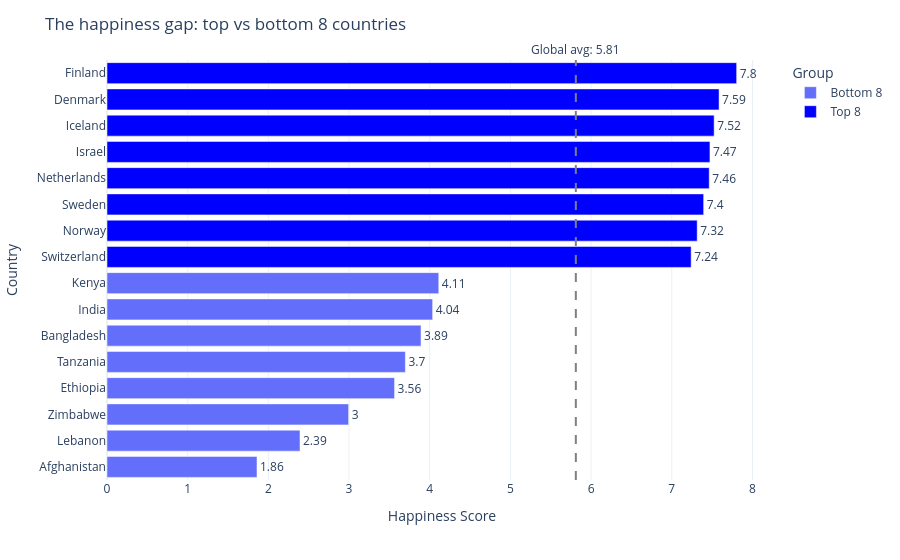

Notebook code for this chart:
### Code cell
import plotly.express as px
import pandas as pd

top8 = df.nlargest(8, 'Happiness_Score')[['Country', 'Happiness_Score']].copy()
top8['Group'] = 'Top 8'

bottom8 = df.nsmallest(8, 'Happiness_Score')[['Country', 'Happiness_Score']].copy()
bottom8['Group'] = 'Bottom 8'

combined = pd.concat([bottom8, top8])  # bottom first so top renders at top
global_avg = df['Happiness_Score'].mean()

fig = px.bar(
    combined,
    x='Happiness_Score',
    y='Country',
    orientation='h',
    color='Group',
    text=combined['Happiness_Score'].round(2),
    color_discrete_map={
        'Top 8': 'blue',
        'Bottom 8': 'light green'
    }
)

fig.add_vline(
    x=global_avg,
    line_dash="dash",
    line_color="gray",
    annotation_text=f"Global avg: {global_avg:.2f}",
    annotation_position="top"
)

fig.update_layout(
    title="The happiness gap: top vs bottom 8 countries",
    xaxis_title="Happiness Score",
    yaxis_title="Country",
    xaxis=dict(range=[0, combined['Happiness_Score'].max() + 0.5]),
    template="plotly_white"
)

fig.update_yaxes(categoryorder='total ascending')
fig.update_traces(textposition='outside', cliponaxis=False)

### Figure 1 — Plotly figure (JSON) as saved in the notebook; plotly's stock layout.template omitted (floating-point values rounded to 4 significant figures)
{"data": [{"cliponaxis": false, "hovertemplate": "Group=Bottom 8<br>Happiness_Score=%{x}<br>Country=%{y}<br>text=%{text}<extra></extra>", "legendgroup": "Bottom 8", "marker": {"color": "light green", "pattern": {"shape": ""}}, "name": "Bottom 8", "orientation": "h", "showlegend": true, "text": [1.86, 2.39, 3.0, 3.56, 3.7, 3.89, 4.04, 4.11], "textposition": "outside", "type": "bar", "x": [1.859, 2.392, 2.995, 3.564, 3.698, 3.892, 4.036, 4.112], "xaxis": "x", "y": ["Afghanistan", "Lebanon", "Zimbabwe", "Ethiopia", "Tanzania", "Bangladesh", "India", "Kenya"], "yaxis": "y"}, {"cliponaxis": false, "hovertemplate": "Group=Top 8<br>Happiness_Score=%{x}<br>Country=%{y}<br>text=%{text}<extra></extra>", "legendgroup": "Top 8", "marker": {"color": "blue", "pattern": {"shape": ""}}, "name": "Top 8", "orientation": "h", "showlegend": true, "text": [7.8, 7.59, 7.52, 7.47, 7.46, 7.4, 7.32, 7.24], "textposition": "outside", "type": "bar", "x": [7.804, 7.586, 7.525, 7.473, 7.464, 7.395, 7.315, 7.24], "xaxis": "x", "y": ["Finland", "Denmark", "Iceland", "Israel", "Netherlands", "Sweden", "Norway", "Switzerland"], "yaxis": "y"}], "layout": {"annotations": [{"showarrow": false, "text": "Global avg: 5.81", "x": 5.811, "xanchor": "center", "xref": "x", "y": 1, "yanchor": "bottom", "yref": "y domain"}], "barmode": "relative", "legend": {"title": {"text": "Group"}, "tracegroupgap": 0}, "margin": {"t": 60}, "shapes": [{"line": {"color": "gray", "dash": "dash"}, "type": "line", "x0": 5.811, "x1": 5.811, "xref": "x", "y0": 0, "y1": 1, "yref": "y domain"}], "title": {"text": "The happiness gap: top vs bottom 8 countries"}, "xaxis": {"anchor": "y", "domain": [0, 1], "range": [0, 8.304], "title": {"text": "Happiness Score"}}, "yaxis": {"anchor": "x", "categoryorder": "total ascending", "domain": [0, 1], "title": {"text": "Country"}}}}
